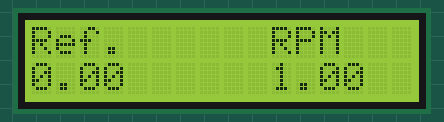
Simulated run of this sketch. Board: Arduino Uno, built with avr-gcc and run on an emulated ATmega328P. On the bench: 16×2 character LCD. What the sketch prints to the serial monitor is not drawn.

Above: at 0.21 s.
At 5.06 s:
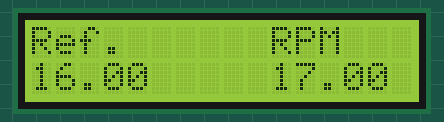
At 9.9 s:
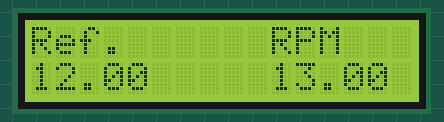
At 19.9 s:
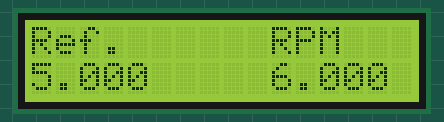
At 29.59 s:
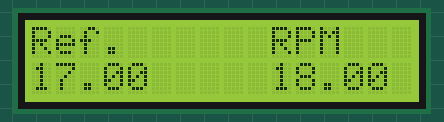
At 39.59 s:
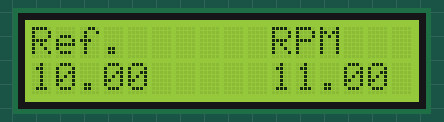

The sketch:

LCD.ino
```cpp
#include <LiquidCrystal.h> //Load Liquid Crystal Library
LiquidCrystal LCD(10, 9, 5, 4, 11,12);  //Create Liquid Crystal Object called LCD || LiquidCrystal LCD(rs, enable, d4, d5, d6, d7) ||
//int myCounter=0;  //declare your variable myCounter and set to 0
float str1;
float str2;
void setup() {

LCD.begin(16,2); //Tell Arduino to start your 16 column 2 row LCD
LCD.setCursor(0,0);  //Set LCD cursor to upper left corner, column 0, row 0
//LCD.print("My Timer:");  //Print Message on First Row
Serial.begin(9600);
Serial.println("Ref\tRPM");
LCD.print("Ref. ");
LCD.setCursor(10,0);
LCD.print("RPM");
}

void loop() {

     for(int i=0; i<20; i++)
     {
       str1=i;
     Serial.print(str1);
     Serial.print("\t");
     LCD.setCursor(0,1);
     //str1=Serial.readString();
     LCD.print(str1);

      //Go to 1st column(column 0) and 2nd row(row 1)
     //LCD.print("                "); //Print blanks to clear the row
     //LCD.setCursor(0,1); //Go to 1st column(column 0) and 2nd row(row 1)
      str2=i+1;
     Serial.println(str2);
     LCD.setCursor(10,1);
    //str2=Serial.readString();
     LCD.print(str2);
    delay(300);
     }
     //LCD.setCursor(0,1);


}
```
